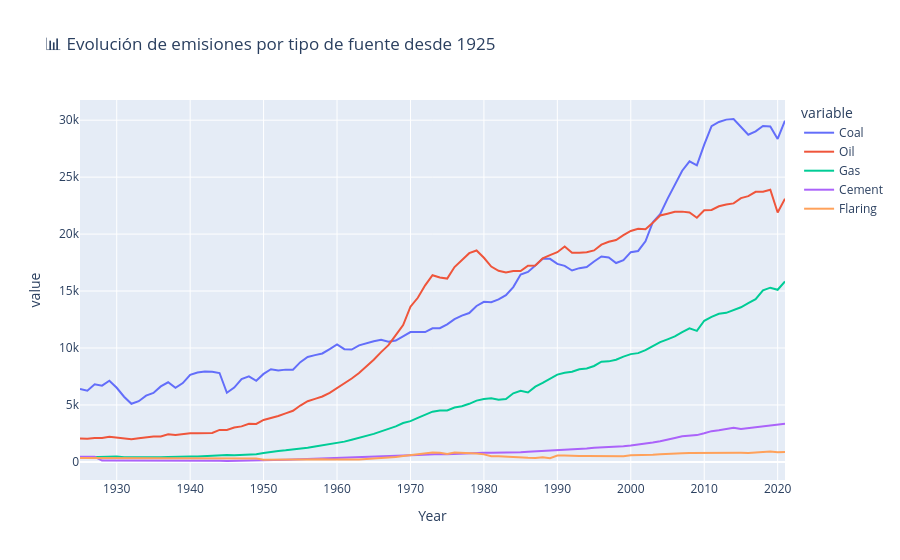

Here is the notebook cell this chart was saved with:
### Markdown cell above
**Distribución de emisiones por tipo de fuente (1925–2021)**

### Code cell
# Emisiones por tipo de fuente desde 1925 hasta 2021
emisiones_fuentes = df_1925.groupby("Year")[fuentes].sum().reset_index()

fig = px.line(emisiones_fuentes, x="Year", y=fuentes, title="📊 Evolución de emisiones por tipo de fuente desde 1925")
fig.show()
